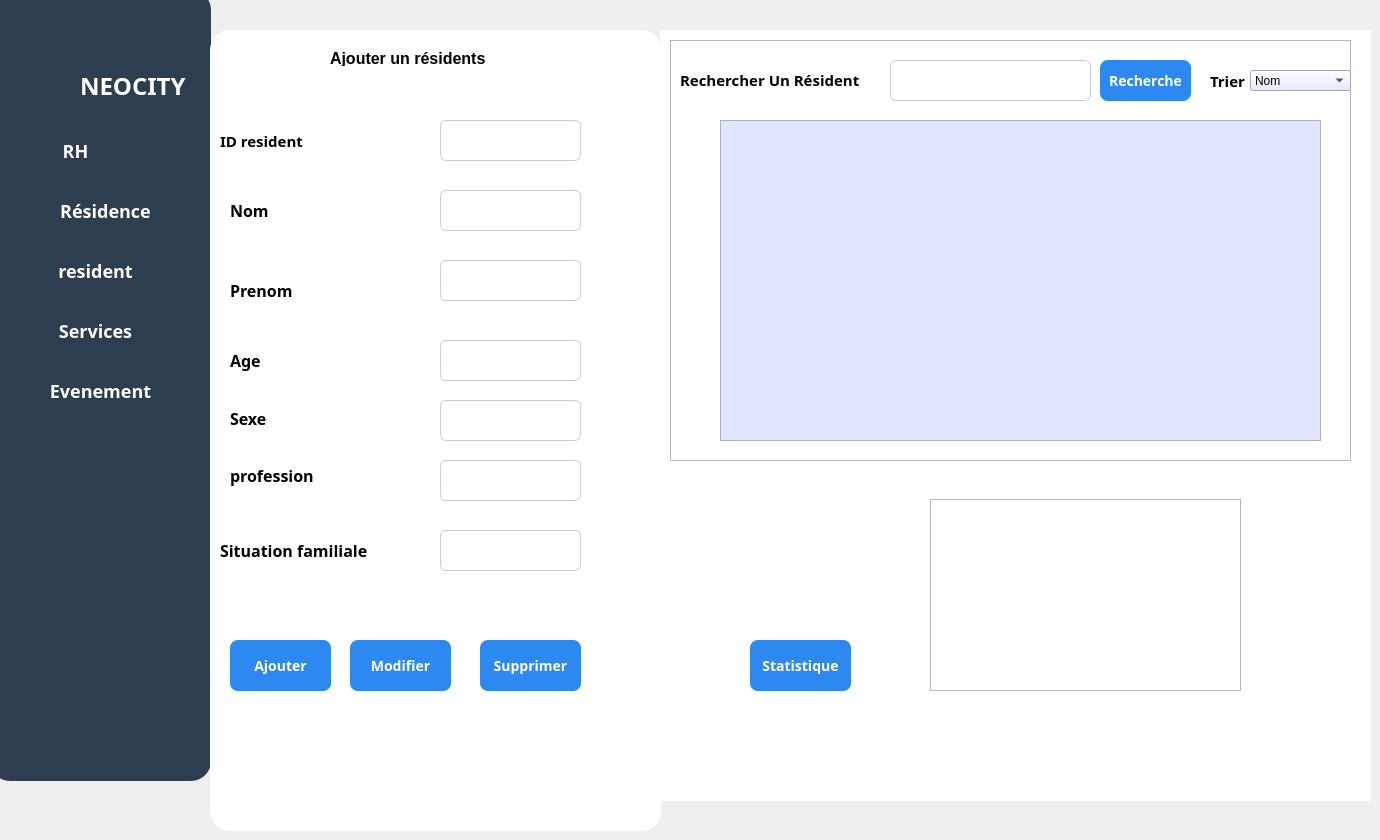
    <widget class="QWidget" name="page">
     <widget class="QFrame" name="frame_5">
      <property name="geometry">
       <rect>
        <x>-10</x>
        <y>-10</y>
        <width>221</width>
        <height>791</height>
       </rect>
      </property>
      <property name="styleSheet">
       <string notr="true">QFrame {
 border-radius: 20px;
background-color : #2C3E50;
}</string>
      </property>
      <property name="frameShape">
       <enum>QFrame::Shape::StyledPanel</enum>
      </property>
      <property name="frameShadow">
       <enum>QFrame::Shadow::Raised</enum>
      </property>
      <widget class="QLabel" name="label_32">
       <property name="geometry">
        <rect>
         <x>90</x>
         <y>80</y>
         <width>121</width>
         <height>31</height>
        </rect>
       </property>
       <property name="font">
        <font>
         <family>Bahnschrift</family>
         <pointsize>18</pointsize>
         <bold>true</bold>
        </font>
       </property>
       <property name="styleSheet">
        <string notr="true">color: rgb(255, 255, 255);</string>
       </property>
       <property name="text">
        <string>NEOCITY</string>
       </property>
      </widget>
      <widget class="QPushButton" name="RH_2">
       <property name="geometry">
        <rect>
         <x>20</x>
         <y>130</y>
         <width>131</width>
         <height>61</height>
        </rect>
       </property>
       <property name="font">
        <font>
         <family>Bahnschrift</family>
         <pointsize>-1</pointsize>
         <bold>true</bold>
        </font>
       </property>
       <property name="styleSheet">
        <string notr="true">QPushButton {
    background-color: #2C3E50;
    color: white;
    border-radius: 8px;
    padding: 10px;
    font-size: 18px;
}
QPushButton:hover {
    background-color: #1E5BB8;
}
QPushButton:pressed {
    background-color: #FFFFFF;
}</string>
       </property>
       <property name="text">
        <string>RH</string>
       </property>
      </widget>
      <widget class="QPushButton" name="residence_3">
       <property name="geometry">
        <rect>
         <x>30</x>
         <y>190</y>
         <width>171</width>
         <height>61</height>
        </rect>
       </property>
       <property name="font">
        <font>
         <family>Bahnschrift</family>
         <pointsize>-1</pointsize>
         <bold>true</bold>
        </font>
       </property>
       <property name="styleSheet">
        <string notr="true">QPushButton {
    background-color: #2C3E50;
    color: white;
    border-radius: 8px;
    padding: 10px;
    font-size: 18px;
}
QPushButton:hover {
    background-color: #1E5BB8;
}
QPushButton:pressed {
    background-color: #FFFFFF;
}</string>
       </property>
       <property name="text">
        <string>Résidence</string>
       </property>
      </widget>
      <widget class="QPushButton" name="resident">
       <property name="geometry">
        <rect>
         <x>20</x>
         <y>250</y>
         <width>171</width>
         <height>61</height>
        </rect>
       </property>
       <property name="font">
        <font>
         <family>Bahnschrift</family>
         <pointsize>-1</pointsize>
         <bold>true</bold>
        </font>
       </property>
       <property name="styleSheet">
        <string notr="true">QPushButton {
    background-color: #2C3E50;
    color: white;
    border-radius: 8px;
    padding: 10px;
    font-size: 18px;
}
QPushButton:hover {
    background-color: #1E5BB8;
}
QPushButton:pressed {
    background-color: #FFFFFF;
}</string>
       </property>
       <property name="text">
        <string>resident</string>
       </property>
      </widget>
      <widget class="QPushButton" name="Evenements_2">
       <property name="geometry">
        <rect>
         <x>20</x>
         <y>370</y>
         <width>181</width>
         <height>61</height>
        </rect>
       </property>
       <property name="font">
        <font>
         <family>Bahnschrift</family>
         <pointsize>-1</pointsize>
         <bold>true</bold>
        </font>
       </property>
       <property name="styleSheet">
        <string notr="true">QPushButton {
    background-color: #2C3E50;
    color: white;
    border-radius: 8px;
    padding: 10px;
    font-size: 18px;
}
QPushButton:hover {
    background-color: #1E5BB8;
}
QPushButton:pressed {
    background-color: #FFFFFF;
}</string>
       </property>
       <property name="text">
        <string>Evenement</string>
       </property>
      </widget>
      <widget class="QPushButton" name="service">
       <property name="geometry">
        <rect>
         <x>20</x>
         <y>310</y>
         <width>171</width>
         <height>61</height>
        </rect>
       </property>
       <property name="font">
        <font>
         <family>Bahnschrift</family>
         <pointsize>-1</pointsize>
         <bold>true</bold>
        </font>
       </property>
       <property name="styleSheet">
        <string notr="true">QPushButton {
    background-color: #2C3E50;
    color: white;
    border-radius: 8px;
    padding: 10px;
    font-size: 18px;
}
QPushButton:hover {
    background-color: #1E5BB8;
}
QPushButton:pressed {
    background-color: #FFFFFF;
}</string>
       </property>
       <property name="text">
        <string>Services</string>
       </property>
      </widget>
      <widget class="QLabel" name="label_53">
       <property name="geometry">
        <rect>
         <x>30</x>
         <y>70</y>
         <width>51</width>
         <height>51</height>
        </rect>
       </property>
       <property name="text">
        <string/>
       </property>
       <property name="textFormat">
        <enum>Qt::TextFormat::MarkdownText</enum>
       </property>
       <property name="pixmap">
        <pixmap resource="img.qrc">:/cropped_circle_image.png</pixmap>
       </property>
       <property name="scaledContents">
        <bool>true</bool>
       </property>
       <property name="wordWrap">
        <bool>false</bool>
       </property>
       <property name="openExternalLinks">
        <bool>false</bool>
       </property>
       <property name="textInteractionFlags">
        <set>Qt::TextInteractionFlag::NoTextInteraction</set>
       </property>
      </widget>
     </widget>
     <widget class="QFrame" name="Ajouter_15">
      <property name="geometry">
       <rect>
        <x>210</x>
        <y>30</y>
        <width>451</width>
        <height>801</height>
       </rect>
      </property>
      <property name="styleSheet">
       <string notr="true">#Ajouter {
border: 2px solid black;
	
	border-color: rgb(219, 220, 255);
}

QFrame {
background-color : #ffffff;
 border-radius: 20px
}</string>
      </property>
      <property name="frameShape">
       <enum>QFrame::Shape::StyledPanel</enum>
      </property>
      <property name="frameShadow">
       <enum>QFrame::Shadow::Raised</enum>
      </property>
      <widget class="QLabel" name="label_283">
       <property name="geometry">
        <rect>
         <x>120</x>
         <y>20</y>
         <width>211</width>
         <height>16</height>
        </rect>
       </property>
       <property name="font">
        <font>
         <family>Arial</family>
         <pointsize>12</pointsize>
         <bold>true</bold>
        </font>
       </property>
       <property name="styleSheet">
        <string notr="true">color: rgb(255, 255, 255);
color: rgb(0, 0, 0);</string>
       </property>
       <property name="text">
        <string>Ajouter un résidents</string>
       </property>
      </widget>
      <widget class="QLabel" name="label_284">
       <property name="geometry">
        <rect>
         <x>20</x>
         <y>170</y>
         <width>49</width>
         <height>21</height>
        </rect>
       </property>
       <property name="font">
        <font>
         <family>Rockwell</family>
         <pointsize>12</pointsize>
         <bold>true</bold>
        </font>
       </property>
       <property name="styleSheet">
        <string notr="true">color: rgb(255, 255, 255);
color: rgb(0, 0, 0);</string>
       </property>
       <property name="text">
        <string>Nom</string>
       </property>
      </widget>
      <widget class="QLabel" name="label_285">
       <property name="geometry">
        <rect>
         <x>20</x>
         <y>320</y>
         <width>49</width>
         <height>21</height>
        </rect>
       </property>
       <property name="font">
        <font>
         <family>Rockwell</family>
         <pointsize>12</pointsize>
         <bold>true</bold>
        </font>
       </property>
       <property name="styleSheet">
        <string notr="true">color: rgb(255, 255, 255);
color: rgb(0, 0, 0);</string>
       </property>
       <property name="text">
        <string>Age</string>
       </property>
      </widget>
      <widget class="QLabel" name="label_286">
       <property name="geometry">
        <rect>
         <x>10</x>
         <y>510</y>
         <width>191</width>
         <height>21</height>
        </rect>
       </property>
       <property name="font">
        <font>
         <family>Rockwell</family>
         <pointsize>12</pointsize>
         <bold>true</bold>
        </font>
       </property>
       <property name="styleSheet">
        <string notr="true">color: rgb(255, 255, 255);
color: rgb(0, 0, 0);</string>
       </property>
       <property name="text">
        <string>Situation familiale</string>
       </property>
      </widget>
      <widget class="QLabel" name="label_287">
       <property name="geometry">
        <rect>
         <x>20</x>
         <y>430</y>
         <width>111</width>
         <height>31</height>
        </rect>
       </property>
       <property name="font">
        <font>
         <family>Rockwell</family>
         <pointsize>12</pointsize>
         <bold>true</bold>
        </font>
       </property>
       <property name="styleSheet">
        <string notr="true">color: rgb(255, 255, 255);
color: rgb(0, 0, 0);</string>
       </property>
       <property name="text">
        <string>profession</string>
       </property>
      </widget>
      <widget class="QLineEdit" name="Nom_Resident">
       <property name="geometry">
        <rect>
         <x>230</x>
         <y>160</y>
         <width>141</width>
         <height>41</height>
        </rect>
       </property>
       <property name="styleSheet">
        <string notr="true">QLineEdit {
	color: rgb(0, 0, 0);
	color: rgb(0, 0, 0);
    border: 1px solid #ccc;
    border-radius: 6px;
    padding: 8px;
    font-size: 12px;
}
QLineEdit:focus {
    border: 1px solid #2D89EF;
    background-color: #FFFFFF;
}</string>
       </property>
      </widget>
      <widget class="QLineEdit" name="Age_Resident">
       <property name="geometry">
        <rect>
         <x>230</x>
         <y>310</y>
         <width>141</width>
         <height>41</height>
        </rect>
       </property>
       <property name="styleSheet">
        <string notr="true">QLineEdit {
	color: rgb(0, 0, 0);
	color: rgb(0, 0, 0);
    border: 1px solid #ccc;
    border-radius: 6px;
    padding: 8px;
    font-size: 12px;
}
QLineEdit:focus {
    border: 1px solid #2D89EF;
    background-color: #FFFFFF;
}</string>
       </property>
      </widget>
      <widget class="QLineEdit" name="Sexe_Resident">
       <property name="geometry">
        <rect>
         <x>230</x>
         <y>370</y>
         <width>141</width>
         <height>41</height>
        </rect>
       </property>
       <property name="styleSheet">
        <string notr="true">QLineEdit {
	color: rgb(0, 0, 0);
    border: 1px solid #ccc;
    border-radius: 6px;
    padding: 8px;
    font-size: 12px;
}
QLineEdit:focus {
    border: 1px solid #2D89EF;
    background-color: #FFFFFF;
}</string>
       </property>
      </widget>
      <widget class="QLineEdit" name="Profession_Resident">
       <property name="geometry">
        <rect>
         <x>230</x>
         <y>430</y>
         <width>141</width>
         <height>41</height>
        </rect>
       </property>
       <property name="styleSheet">
        <string notr="true">QLineEdit {
	color: rgb(0, 0, 0);
    border: 1px solid #ccc;
    border-radius: 6px;
    padding: 8px;
    font-size: 12px;
}
QLineEdit:focus {
    border: 1px solid #2D89EF;
    background-color: #FFFFFF;
}</string>
       </property>
      </widget>
      <widget class="QLineEdit" name="Situation_Fmiliale">
       <property name="geometry">
        <rect>
         <x>230</x>
         <y>500</y>
         <width>141</width>
         <height>41</height>
        </rect>
       </property>
       <property name="styleSheet">
        <string notr="true">QLineEdit {
	color: rgb(0, 0, 0);
    border: 1px solid #ccc;
    border-radius: 6px;
    padding: 8px;
    font-size: 12px;
}
QLineEdit:focus {
    border: 1px solid #2D89EF;
    background-color: #FFFFFF;
}</string>
       </property>
      </widget>
      <widget class="QLineEdit" name="Id_resident">
       <property name="geometry">
        <rect>
         <x>230</x>
         <y>90</y>
         <width>141</width>
         <height>41</height>
        </rect>
       </property>
       <property name="styleSheet">
        <string notr="true">QLineEdit {
	color: rgb(0, 0, 0);
    border: 1px solid #ccc;
    border-radius: 6px;
    padding: 8px;
    font-size: 12px;
}
QLineEdit:focus {
    border: 1px solid #2D89EF;
    background-color: #FFFFFF;
}</string>
       </property>
       <property name="text">
        <string/>
       </property>
      </widget>
      <widget class="QLabel" name="label_288">
       <property name="geometry">
        <rect>
         <x>10</x>
         <y>100</y>
         <width>131</width>
         <height>21</height>
        </rect>
       </property>
       <property name="font">
        <font>
         <family>Rockwell</family>
         <pointsize>11</pointsize>
         <bold>true</bold>
        </font>
       </property>
       <property name="styleSheet">
        <string notr="true">color: rgb(255, 255, 255);
color: rgb(0, 0, 0);</string>
       </property>
       <property name="text">
        <string>ID resident</string>
       </property>
      </widget>
      <widget class="QPushButton" name="Modifier_resident">
       <property name="geometry">
        <rect>
         <x>140</x>
         <y>610</y>
         <width>101</width>
         <height>51</height>
        </rect>
       </property>
       <property name="font">
        <font>
         <family>Bahnschrift</family>
         <pointsize>-1</pointsize>
         <bold>true</bold>
        </font>
       </property>
       <property name="styleSheet">
        <string notr="true">QPushButton {
    background-color: #2D89EF;
    color: white;
    border-radius: 8px;
    padding: 10px;
    font-size: 14px;
}
QPushButton:hover {
    background-color: #1E5BB8;
}
QPushButton:pressed {
    background-color: #FFFFFF;
}</string>
       </property>
       <property name="text">
        <string>Modifier</string>
       </property>
      </widget>
      <widget class="QLabel" name="label_289">
       <property name="geometry">
        <rect>
         <x>20</x>
         <y>380</y>
         <width>61</width>
         <height>16</height>
        </rect>
       </property>
       <property name="font">
        <font>
         <family>Rockwell</family>
         <pointsize>12</pointsize>
         <bold>true</bold>
        </font>
       </property>
       <property name="styleSheet">
        <string notr="true">color: rgb(255, 255, 255);
color: rgb(0, 0, 0);</string>
       </property>
       <property name="text">
        <string>Sexe</string>
       </property>
      </widget>
      <widget class="QPushButton" name="Supprimer_Resident">
       <property name="geometry">
        <rect>
         <x>270</x>
         <y>610</y>
         <width>101</width>
         <height>51</height>
        </rect>
       </property>
       <property name="font">
        <font>
         <family>Bahnschrift</family>
         <pointsize>-1</pointsize>
         <bold>true</bold>
        </font>
       </property>
       <property name="styleSheet">
        <string notr="true">QPushButton {
    background-color: #2D89EF;
    color: white;
    border-radius: 8px;
    padding: 10px;
    font-size: 14px;
}
QPushButton:hover {
    background-color: #1E5BB8;
}
QPushButton:pressed {
    background-color: #FFFFFF;
}</string>
       </property>
       <property name="text">
        <string>Supprimer</string>
       </property>
      </widget>
      <widget class="QPushButton" name="Ajouter_Resident">
       <property name="geometry">
        <rect>
         <x>20</x>
         <y>610</y>
         <width>101</width>
         <height>51</height>
        </rect>
       </property>
       <property name="font">
        <font>
         <family>Bahnschrift</family>
         <pointsize>-1</pointsize>
         <bold>true</bold>
        </font>
       </property>
       <property name="styleSheet">
        <string notr="true">QPushButton {
    background-color: #2D89EF;
    color: white;
    border-radius: 8px;
    padding: 10px;
    font-size: 14px;
}
QPushButton:hover {
    background-color: #1E5BB8;
}
QPushButton:pressed {
    background-color: #FFFFFF;
}</string>
       </property>
       <property name="text">
        <string>Ajouter</string>
       </property>
      </widget>
      <widget class="QLineEdit" name="Prenom_Resident">
       <property name="geometry">
        <rect>
         <x>230</x>
         <y>230</y>
         <width>141</width>
         <height>41</height>
        </rect>
       </property>
       <property name="styleSheet">
        <string notr="true">QLineEdit {
	color: rgb(0, 0, 0);
	color: rgb(0, 0, 0);
    border: 1px solid #ccc;
    border-radius: 6px;
    padding: 8px;
    font-size: 12px;
}
QLineEdit:focus {
    border: 1px solid #2D89EF;
    background-color: #FFFFFF;
}</string>
       </property>
      </widget>
      <widget class="QLabel" name="label_290">
       <property name="geometry">
        <rect>
         <x>20</x>
         <y>250</y>
         <width>91</width>
         <height>21</height>
        </rect>
       </property>
       <property name="font">
        <font>
         <family>Rockwell</family>
         <pointsize>12</pointsize>
         <bold>true</bold>
        </font>
       </property>
       <property name="styleSheet">
        <string notr="true">color: rgb(255, 255, 255);
color: rgb(0, 0, 0);</string>
       </property>
       <property name="text">
        <string>Prenom</string>
       </property>
      </widget>
     </widget>
     <widget class="QPushButton" name="pushButton_149">
      <property name="geometry">
       <rect>
        <x>740</x>
        <y>680</y>
        <width>101</width>
        <height>51</height>
       </rect>
      </property>
      <property name="font">
       <font>
        <family>Bahnschrift</family>
        <pointsize>-1</pointsize>
        <bold>true</bold>
       </font>
      </property>
      <property name="styleSheet">
       <string notr="true">QPushButton {
    background-color: #2D89EF;
    color: white;
    border-radius: 8px;
    padding: 10px;
    font-size: 14px;
}
QPushButton:hover {
    background-color: #1E5BB8;
}
QPushButton:pressed {
    background-color: #FFFFFF;
}</string>
      </property>
      <property name="text">
       <string>Statistique</string>
      </property>
     </widget>
     <widget class="QLabel" name="label_293">
      <property name="geometry">
       <rect>
        <x>660</x>
        <y>30</y>
        <width>711</width>
        <height>771</height>
       </rect>
      </property>
      <property name="styleSheet">
       <string notr="true">background-color: rgb(255, 255, 255);</string>
      </property>
      <property name="text">
       <string/>
      </property>
     </widget>
     <widget class="QFrame" name="frame_35">
      <property name="geometry">
       <rect>
        <x>670</x>
        <y>40</y>
        <width>681</width>
        <height>421</height>
       </rect>
      </property>
      <property name="frameShape">
       <enum>QFrame::Shape::StyledPanel</enum>
      </property>
      <property name="frameShadow">
       <enum>QFrame::Shadow::Raised</enum>
      </property>
      <widget class="QComboBox" name="comboBox_tri_Resident">
       <property name="geometry">
        <rect>
         <x>580</x>
         <y>30</y>
         <width>101</width>
         <height>21</height>
        </rect>
       </property>
       <property name="styleSheet">
        <string notr="true">background-color : #e1e5ff;
color: rgb(0, 0, 0);</string>
       </property>
       <item>
        <property name="text">
         <string>Nom</string>
        </property>
       </item>
       <item>
        <property name="text">
         <string>Age</string>
        </property>
       </item>
       <item>
        <property name="text">
         <string>Sex</string>
        </property>
       </item>
      </widget>
      <widget class="QLabel" name="label_294">
       <property name="geometry">
        <rect>
         <x>540</x>
         <y>30</y>
         <width>41</width>
         <height>21</height>
        </rect>
       </property>
       <property name="font">
        <font>
         <family>Bahnschrift</family>
         <pointsize>11</pointsize>
         <bold>true</bold>
        </font>
       </property>
       <property name="styleSheet">
        <string notr="true">color: rgb(0, 0, 0);</string>
       </property>
       <property name="text">
        <string>Trier</string>
       </property>
      </widget>
      <widget class="QLabel" name="label_295">
       <property name="geometry">
        <rect>
         <x>10</x>
         <y>29</y>
         <width>211</width>
         <height>21</height>
        </rect>
       </property>
       <property name="font">
        <font>
         <family>Arial Rounded MT</family>
         <pointsize>11</pointsize>
         <bold>true</bold>
        </font>
       </property>
       <property name="styleSheet">
        <string notr="true">color: rgb(0, 0, 0);</string>
       </property>
       <property name="text">
        <string>Rechercher Un Résident</string>
       </property>
      </widget>
      <widget class="QLineEdit" name="Rechercher_Resident">
       <property name="geometry">
        <rect>
         <x>220</x>
         <y>20</y>
         <width>201</width>
         <height>41</height>
        </rect>
       </property>
       <property name="styleSheet">
        <string notr="true">QLineEdit {
	color: rgb(0, 0, 0);
    border: 1px solid #ccc;
    border-radius: 6px;
    padding: 8px;
    font-size: 12px;
}
QLineEdit:focus {
    border: 1px solid #2D89EF;
    background-color: #FFFFFF;
}</string>
       </property>
      </widget>
      <widget class="QPushButton" name="pushButton_148">
       <property name="geometry">
        <rect>
         <x>430</x>
         <y>20</y>
         <width>91</width>
         <height>41</height>
        </rect>
       </property>
       <property name="font">
        <font>
         <family>Bahnschrift</family>
         <pointsize>-1</pointsize>
         <bold>true</bold>
        </font>
       </property>
       <property name="styleSheet">
        <string notr="true">QPushButton {
    background-color: #2D89EF;
    color: white;
    border-radius: 8px;
    padding: 10px;
    font-size: 14px;
}
QPushButton:hover {
    background-color: #1E5BB8;
}
QPushButton:pressed {
    background-color: #FFFFFF;
}</string>
       </property>
       <property name="text">
        <string>Recherche</string>
       </property>
      </widget>
      <widget class="QTableView" name="tableView_Resident">
       <property name="geometry">
        <rect>
         <x>50</x>
         <y>80</y>
         <width>601</width>
         <height>321</height>
        </rect>
       </property>
       <property name="styleSheet">
        <string notr="true">border-raduis : 20px;
color: rgb(0, 0, 0);
background-color : #e1e5ff;</string>
       </property>
      </widget>
     </widget>
     <widget class="QGraphicsView" name="graphicsView_14">
      <property name="geometry">
       <rect>
        <x>930</x>
        <y>499</y>
        <width>311</width>
        <height>192</height>
       </rect>
      </property>
      <property name="styleSheet">
       <string notr="true">border-image: url(:/diagramme_circulaire3.png);</string>
      </property>
     </widget>
     <widget class="QPushButton" name="pushButton_150">
      <property name="geometry">
       <rect>
        <x>750</x>
        <y>640</y>
        <width>101</width>
        <height>51</height>
       </rect>
      </property>
      <property name="font">
       <font>
        <family>Bahnschrift</family>
        <pointsize>-1</pointsize>
        <bold>true</bold>
       </font>
      </property>
      <property name="styleSheet">
       <string notr="true">QPushButton {
    background-color: #2D89EF;
    color: white;
    border-radius: 8px;
    padding: 10px;
    font-size: 14px;
}
QPushButton:hover {
    background-color: #1E5BB8;
}
QPushButton:pressed {
    background-color: #FFFFFF;
}</string>
      </property>
      <property name="text">
       <string>Statistique</string>
      </property>
     </widget>
    </widget>
